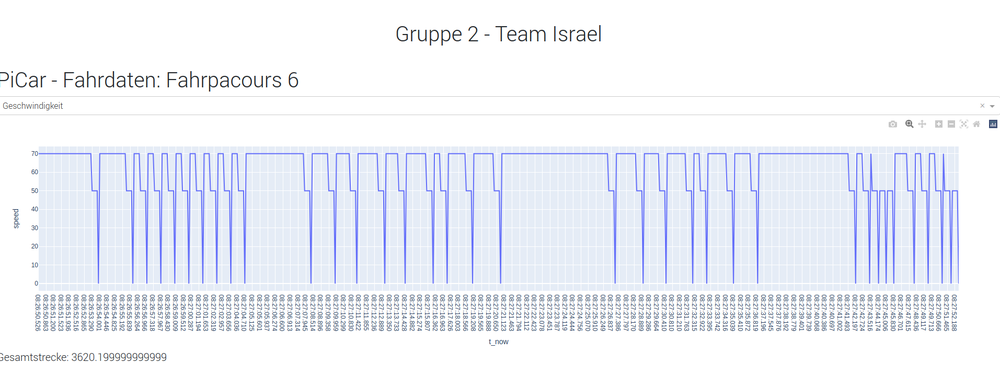
#> input picture Dash_FP6.png, 1000 x 374 px, shrunk from 1913 x 715 before the run
$ python -i calibrateHSV.py   (imports and definitions only)
#> lines starting #> are read from the running program, lines starting #| are printed output that depends on the picture; after the words box and inside, x2 and y2 are one past the last pixel; in counts of white or black regions, pixels touching at a corner belong together
#> further down, picture is the input picture: shape (374, 1000, 3); mean B, G, R 248, 240.9, 238.1
import cv2
import sys
import numpy as np
import basisklassen_cam as bkc
import csv

def hsv_helper(img):
    def nothing(x):
        pass
    # Create a window
    window_id='Press q to quit'
    cv2.namedWindow(window_id)
    # create trackbars for color change
    cv2.createTrackbar('HMin',window_id,0,255,nothing) # Hue is from 0-179 for Opencv
#> slider 'HMin' is set to 51
    cv2.createTrackbar('HMax',window_id,0,255,nothing)
#> slider 'HMax' is set to 255
    cv2.createTrackbar('SMin',window_id,0,255,nothing)
#> slider 'SMin' is set to 51
    cv2.createTrackbar('SMax',window_id,0,255,nothing)
#> slider 'SMax' is set to 255
    cv2.createTrackbar('VMin',window_id,0,255,nothing)
#> slider 'VMin' is set to 51
    cv2.createTrackbar('VMax',window_id,0,255,nothing)
#> slider 'VMax' is set to 255


    # Set default value for MAX HSV trackbars.
    cv2.setTrackbarPos('HMax', window_id, 255)
    cv2.setTrackbarPos('SMax', window_id, 255)
    cv2.setTrackbarPos('VMax', window_id, 255)
    # Initialize to check if HSV min/max value changes
    hMin = sMin = vMin = hMax = sMax = vMax = 0
    output = img
    while(1):

        # get current positions of all trackbars
        hMin = cv2.getTrackbarPos('HMin',window_id)
        sMin = cv2.getTrackbarPos('SMin',window_id)
        vMin = cv2.getTrackbarPos('VMin',window_id)
        hMax = cv2.getTrackbarPos('HMax',window_id)
        sMax = cv2.getTrackbarPos('SMax',window_id)
        vMax = cv2.getTrackbarPos('VMax',window_id)
        # Set minimum and max HSV values to display
        lower = np.array([hMin, sMin, vMin])
        upper = np.array([hMax, sMax, vMax])
        # Create HSV Image and threshold into a range.
        hsv = cv2.cvtColor(img, cv2.COLOR_BGR2HSV)
#> hsv: shape (374, 1000, 3); mean H, S, V 46.7, 11.7, 248.4
        mask = cv2.inRange(hsv, lower, upper)
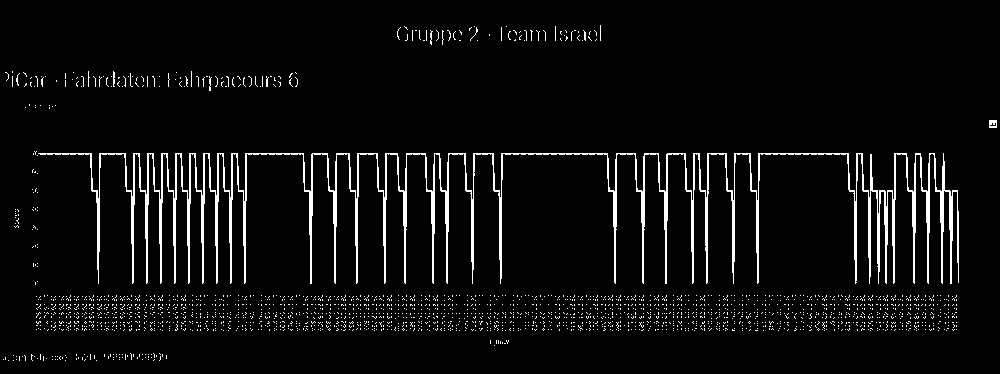
#> mask: shape (374, 1000); 5.1% white in thin lines or dots, all inside (x1, y1, x2, y2) = (3, 25, 997, 361)
        output = cv2.bitwise_and(img,img, mask= mask)
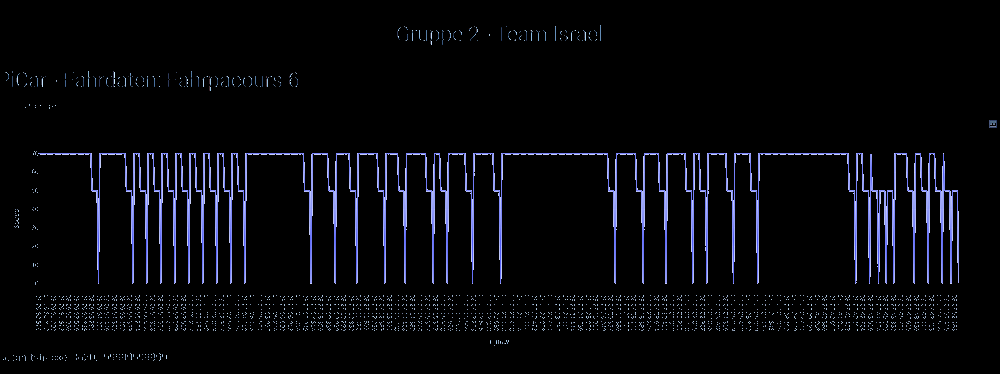
#> output: shape (374, 1000, 3); mean B, G, R 11.9, 7.9, 7.3
        cv2.imshow(window_id,output)
        if cv2.waitKey(30) == ord('q'):
#> (key q is pressed here)
            break
    # calibration_dict = {"hMin": hMin, "sMin": sMin, "vMin": vMin, "hMax": hMax, "sMax": sMax, "vMax": vMax}
    write2csv(hMin, sMin, vMin, hMax, sMax, vMax)
    cv2.destroyAllWindows()

def write2csv(hMin, sMin, vMin, hMax, sMax, vMax):

    header = ['hMin', 'sMin', 'vMin', 'hMax', 'sMax', 'vMax']
    data = [hMin, sMin, vMin, hMax, sMax, vMax]

    with open('calibration_hsv.csv', 'w') as f:
        writer = csv.writer(f)

        # write the header
        writer.writerow(header)

        # write the data
        writer.writerow(data)


# [1 line that did not run here, left out]
# [1 line that did not run here, left out]
# [2 lines not run here, left out]

>>> import cv2
>>> picture = cv2.imread('../Dash_FP6.png')
>>> result = hsv_helper(picture)
